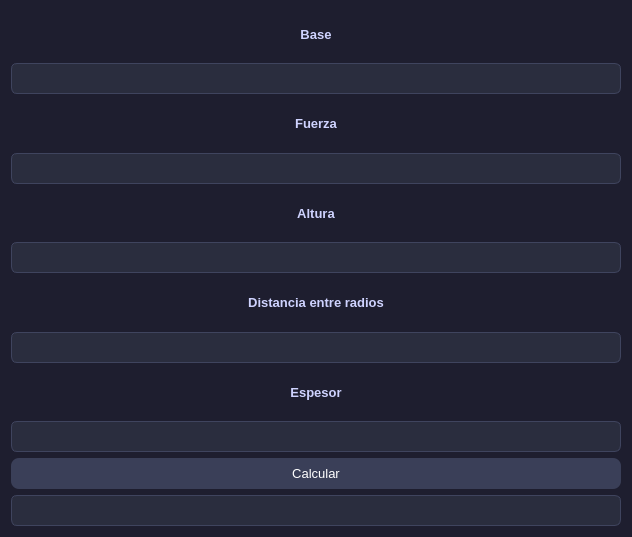
<?xml version="1.0" encoding="UTF-8"?>
<ui version="4.0">
 <class>Dialog</class>
 <widget class="QDialog" name="Dialog">
  <property name="geometry">
   <rect>
    <x>0</x>
    <y>0</y>
    <width>632</width>
    <height>537</height>
   </rect>
  </property>
  <property name="windowTitle">
   <string>Dialog</string>
  </property>
  <property name="styleSheet">
   <string notr="true">/* Fondo general */
QWidget {
    background-color: #1e1e2f;
    color: #eaeaf0;
    font-family: 'Segoe UI', 'Roboto', sans-serif;
    font-size: 10pt;
}

/* Botones */
QPushButton {
    background-color: #3a3f58;
    border-radius: 8px;
    padding: 8px 16px;
    color: white;
}

QPushButton:hover {
    background-color: #50577a;
}

QPushButton:pressed {
    background-color: #2c2f45;
}

/* Inputs */
QLineEdit, QTextEdit {
    background-color: #2a2d3e;
    border: 1px solid #3f445e;
    border-radius: 6px;
    padding: 6px;
}

/* Labels */
QLabel {
    color: #cfd3ff;
    font-weight: 500;
}

/* ComboBox */
QComboBox {
    background-color: #2a2d3e;
    border-radius: 6px;
    padding: 5px;
}

/* Barra de menú */
QMenuBar {
    background-color: #2a2d3e;
}

QMenuBar::item:selected {
    background-color: #3f445e;
}

/* Tabs */
QTabWidget::pane {
    border: 1px solid #3f445e;
}

QTabBar::tab {
    background: #2a2d3e;
    padding: 8px;
}

QTabBar::tab:selected {
    background: #3f445e;
}</string>
  </property>
  <layout class="QVBoxLayout" name="verticalLayout">
   <item>
    <widget class="QLabel" name="label_2">
     <property name="text">
      <string>Base</string>
     </property>
     <property name="alignment">
      <set>Qt::AlignCenter</set>
     </property>
    </widget>
   </item>
   <item>
    <widget class="QLineEdit" name="base"/>
   </item>
   <item>
    <widget class="QLabel" name="label_4">
     <property name="text">
      <string>Fuerza</string>
     </property>
     <property name="alignment">
      <set>Qt::AlignCenter</set>
     </property>
    </widget>
   </item>
   <item>
    <widget class="QLineEdit" name="fuerza"/>
   </item>
   <item>
    <widget class="QLabel" name="label">
     <property name="text">
      <string>Altura</string>
     </property>
     <property name="alignment">
      <set>Qt::AlignCenter</set>
     </property>
    </widget>
   </item>
   <item>
    <widget class="QLineEdit" name="altura"/>
   </item>
   <item>
    <widget class="QLabel" name="label_3">
     <property name="text">
      <string>Distancia entre radios</string>
     </property>
     <property name="alignment">
      <set>Qt::AlignCenter</set>
     </property>
    </widget>
   </item>
   <item>
    <widget class="QLineEdit" name="distanciaR"/>
   </item>
   <item>
    <widget class="QLabel" name="label_6">
     <property name="text">
      <string>Espesor</string>
     </property>
     <property name="alignment">
      <set>Qt::AlignCenter</set>
     </property>
    </widget>
   </item>
   <item>
    <widget class="QLineEdit" name="espesor"/>
   </item>
   <item>
    <widget class="QPushButton" name="pushButton">
     <property name="text">
      <string>Calcular</string>
     </property>
    </widget>
   </item>
   <item>
    <widget class="QLineEdit" name="resultadoEsfuerzoCortante"/>
   </item>
  </layout>
 </widget>
 <resources/>
 <connections/>
</ui>
